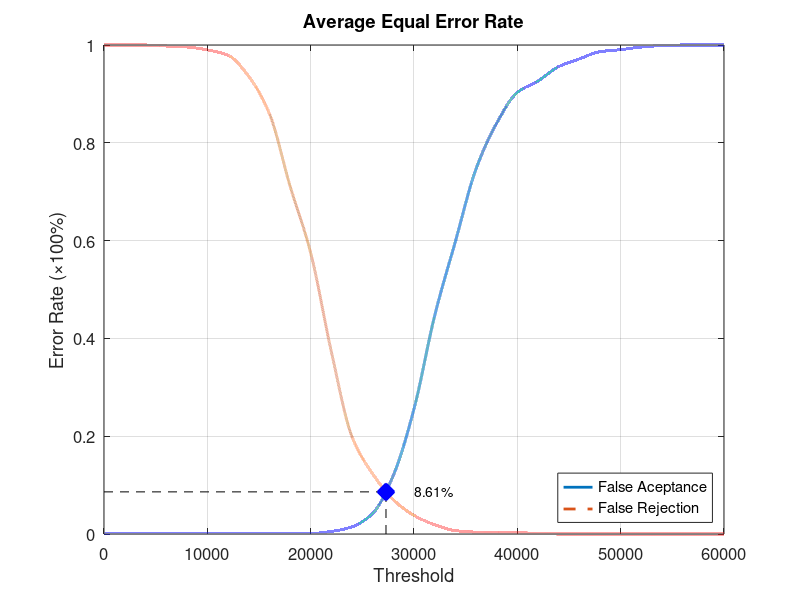
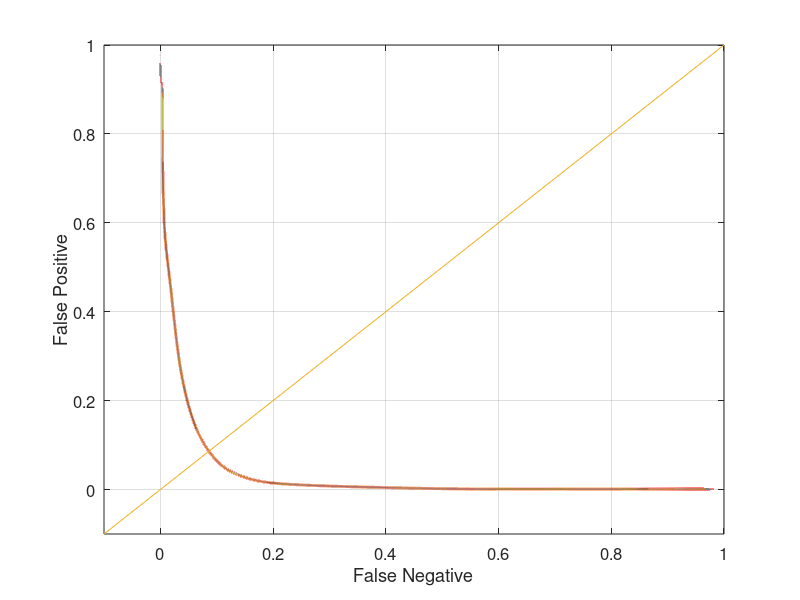

Write the MATLAB code that produced these figures, in order.
function yEER = Database2Average
close all;
clear;
clc;
x = 0:2000:60000;
xq = 0:0.5:60000;

y0 = [0 0.00105263 0.00105263 0.00105263 0.00105263 0.00105263 0.00105263 0.00105263 0.00105263 0.00105263 0.00105263 0.00526316 0.0147368 0.0421053 0.12 0.255789 0.446316 0.597895 0.746316 0.84 0.903158 0.926316 0.955789 0.971579 0.986316 0.990526 0.99579 0.998947 1 1 1];
yy0 = interp1(x, y0, xq, 'pchip');
y1 = [1 1 1 0.998 0.996 0.99 0.979 0.936 0.86 0.712 0.575 0.373 0.199 0.123 0.07 0.038 0.019 0.007 0.004 0.004 0.003 0.001 0 0 0 0 0 0 0 0 0];
yy1 = interp1(x, y1, xq, 'pchip');

% Calculating EER: 
y2 = abs(y0 - y1);
find(y2 == min(y2))
yy2 = abs(yy0 - yy1);
xEER = find(yy2 == min(yy2));
xEERIndex = xq(xEER) % X-axis EER
yEER = yy0(xEER) % Y-axis EER

main = figure
plot(xq, yy0,'-','LineWidth', 2);	hold on
plot(xq, yy1,'--','LineWidth', 2);	hold on
plot([xEERIndex xEERIndex], [0 yEER], 'k--');	hold on
plot([0 xEERIndex], [yEER yEER], 'k--');	hold on
plot(xEERIndex, yEER, 'bx', 'LineWidth', 10);	hold on
text(xEERIndex + 10 * xEERIndex / 100, yEER, [num2str(round((10000 * yEER)) / 100) '%'])
legend('False Aceptance', 'False Rejection', 'Location', 'SouthEast')
xlabel('Threshold')
ylabel('Error Rate (\times100%)')
title('Average Equal Error Rate')
set(gca, 'FontSize', 12)
axis([0 60000 0 1])
grid on

print(main, 'Database2AverageMain', '-dpng');
FNRxFPR = figure('Color', [1 1 1]);
plot(yy1, yy0, '-', yy1, yy0, 'LineWidth', 2);
hold on
y = -0.1:0.1:1
plot(y, y); 
set(gca, 'FontSize', 12)
xlabel('False Negative')
ylabel('False Positive')
axis([-0.1 1 -0.1 1])
set(gca, 'FontSize', 12)
grid on

print(FNRxFPR, 'Database2AverageFNRxFPR','-dpng');
end
